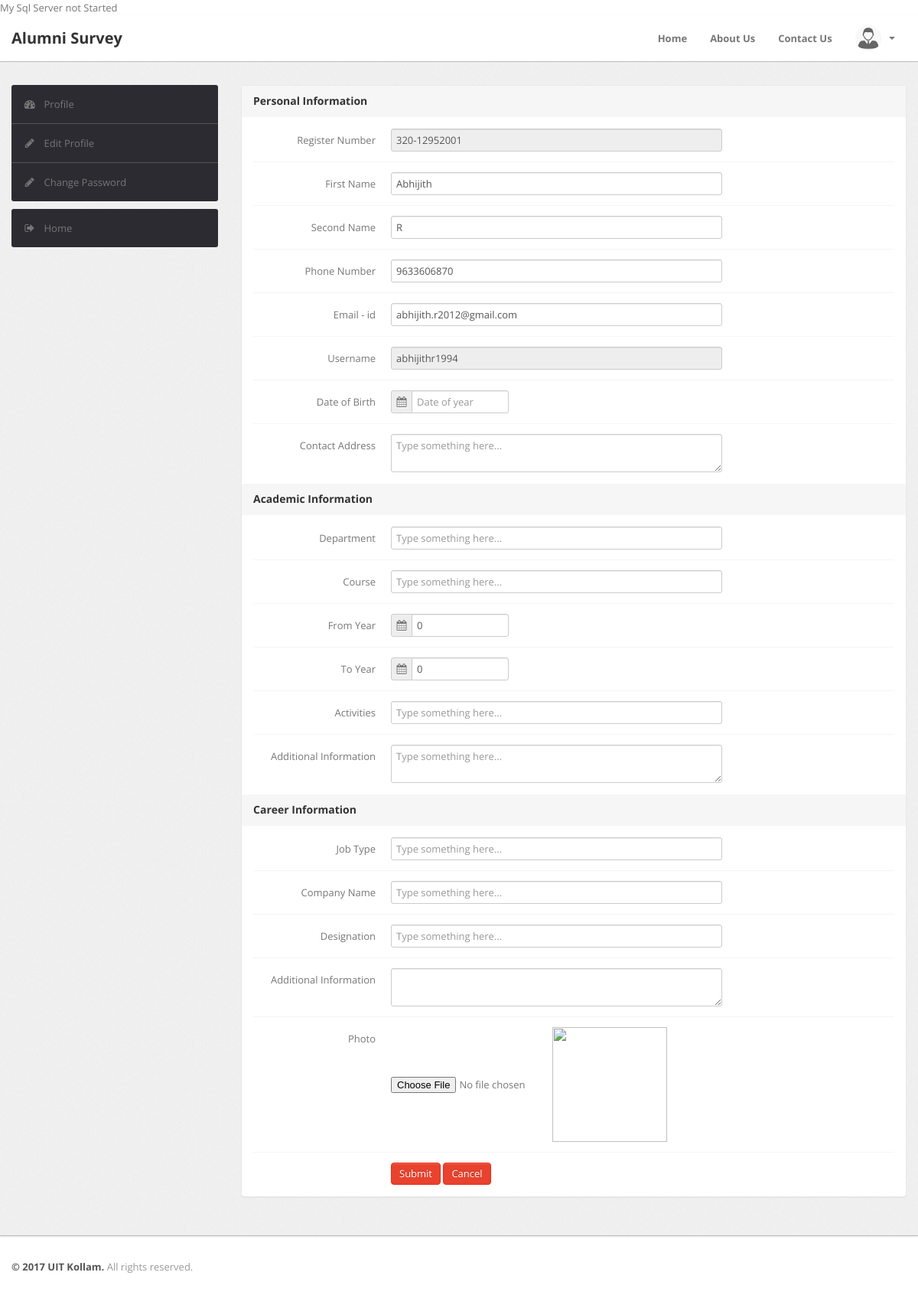
Page /webpage/alumni/profile_alumni.php (signed in) on the committed database.
### tables this page shows
CREATE TABLE IF NOT EXISTS `tbl_signup` (
  `aid` int(11) NOT NULL AUTO_INCREMENT,
  `id` int(11) NOT NULL,
  `register_no` varchar(20) NOT NULL,
  `fname` varchar(20) NOT NULL,
  `sname` varchar(20) NOT NULL,
  `mail` varchar(50) NOT NULL,
  `phone` varchar(14) NOT NULL,
  `gender` varchar(10) NOT NULL,
  `dob` varchar(20) NOT NULL,
  `address` varchar(150) NOT NULL,
  PRIMARY KEY (`aid`)
);

CREATE TABLE IF NOT EXISTS `tbl_alumniacad` (
  `aid` int(11) NOT NULL AUTO_INCREMENT,
  `id` int(11) NOT NULL,
  `register_no` varchar(20) NOT NULL,
  `dprt` varchar(30) NOT NULL,
  `course` varchar(20) NOT NULL,
  `fyear` int(11) NOT NULL,
  `tyear` int(11) NOT NULL,
  `activity` varchar(30) NOT NULL,
  `addinfo` varchar(100) NOT NULL,
  PRIMARY KEY (`aid`)
);

CREATE TABLE IF NOT EXISTS `tbl_alumnicareer` (
  `aid` int(11) NOT NULL AUTO_INCREMENT,
  `id` int(11) NOT NULL,
  `register_no` varchar(20) NOT NULL,
  `jobtype` varchar(20) NOT NULL,
  `compname` varchar(30) NOT NULL,
  `desgination` varchar(30) NOT NULL,
  `addinfo` varchar(100) NOT NULL,
  `photo` varchar(20) NOT NULL,
  PRIMARY KEY (`aid`)
);

### webpage/alumni/profile_alumni.php (the view, shortened to what this page needs)
<?php
	$viewsql="SELECT t1.register_no,t1.fname,t1.sname,t1.mail,t1.phone,t1.gender,t1.dob,t1.address,t2.username,t2.password,t2.type FROM tbl_signup AS t1 INNER JOIN tbl_login AS t2 ON t1.id=t2.id WHERE t1.register_no='".$_SESSION["register_no"]."'";
	$viewresult=mysql_query($viewsql);
    $row=mysql_fetch_array($viewresult);
	$balsql="SELECT t1.register_no,t1.dprt,t1.course,t1.fyear,t1.tyear,t1.activity,t1.addinfo,t2.register_no,t2.jobtype,t2.compname,t2.desgination,t2.addinfo,t2.photo FROM tbl_alumniacad AS t1 INNER JOIN tbl_alumnicareer AS t2 ON t1.register_no=t2.register_no WHERE t1.register_no='".$_SESSION["register_no"]."' ";
	$viewrsbal=mysql_query($balsql);
	$rowbal=mysql_fetch_array($viewrsbal);
?>
<!DOCTYPE html PUBLIC "-//W3C//DTD XHTML 1.0 Transitional//EN" "http://www.w3.org/TR/xhtml1/DTD/xhtml1-transitional.dtd">
<html xmlns="http://www.w3.org/1999/xhtml">
<head>
<head>
	<link type="text/css" href="../../bootstrap/css/bootstrap.min.css" rel="stylesheet">
	<link type="text/css" href="../../bootstrap/css/bootstrap-responsive.min.css" rel="stylesheet">
    <link type="text/css" href="../../bootstrap/css/datepicker.css" rel="stylesheet">
	<link type="text/css" href="../../css/theme.css" rel="stylesheet">
	<link type="text/css" href="../../images/icons/css/font-awesome.css" rel="stylesheet">
</head>
<body>
<div class="navbar navbar-fixed-top" style="position:fixed;">
		<div class="navbar-inner">
                <div class="container">
			        <?php include_once("/sidemenu/top.php");?>
                </div>
            </div>
	</div>
<div class="wrapper">
		<div class="container">
			<div class="row">
				<div class="span3">
                        <?php include_once("/sidemenu/profile_sidemenu.php");?>
                    </div>
				<div class="span9">
					<div class="content">
						<div class="module">
                        <form class="form-horizontal row-fluid" method="post" enctype="multipart/form-data">
                        	<div class="module-head">
								<h3>Personal Information</h3>
							</div>
                            <div class="module-body">
                            	<div class="control-group">
											<label class="control-label" >Register Number</label>
											<div class="controls">
												<input type="text" id="register_no" name="register_no" placeholder="You can't type something here..." class="span8" value="<?php echo $row["register_no"] ?>" disabled>
											</div>
										</div>
                                        <div class="control-group">
											<label class="control-label" >First Name</label>
											<div class="controls">
												<input type="text" id="fname" name="fname" class="span8" value="<?php echo $row["fname"] ?>">
											</div>
										</div>
                                        <div class="control-group">
											<label class="control-label" >Second Name</label>
											<div class="controls">
												<input type="text" id="sname" name="sname" placeholder="You can't type something here..." class="span8"  value="<?php echo $row["sname"] ?>" >
											</div>
										</div>
                                        <div class="control-group">
											<label class="control-label" >Phone Number</label>
											<div class="controls">
												<input type="text" id="phone" name="phone" placeholder="You can't type something here..." class="span8"  value="<?php echo $row["phone"] ?>" >
											</div>
										</div>
                                        <div class="control-group">
											<label class="control-label" >Email - id</label>
											<div class="controls">
												<input type="text" id="mail" name="mail" placeholder="You can't type something here..." class="span8" value="<?php echo $row["mail"] ?>" >
											</div>
										</div>
                                        <div class="control-group">
											<label class="control-label" >Username</label>
											<div class="controls">
												<input type="text" id="username" name="username" placeholder="You can't type something here..." class="span8" value="<?php echo $row["username"] ?>" disabled>
											</div>
										</div>
                                        <div class="control-group">
											<label class="control-label" >Date of Birth</label>
											<div class="controls">
												<div class="input-prepend">
												<span class="add-on"><i class="icon-calendar"></i></span>                  			 													<input  class="span8" name="dob" type="text" placeholder="Date of year"        id="datepicker" value="<?php echo $row["dob"] ?>">
												</div>
											</div>
										</div>
                                        <div class="control-group">
									<label class="control-label" >Contact Address</label>
										<div class="controls">
                                          <textarea class="span8" id="address" name="address" placeholder="Type something here..."><?php echo $row["address"] ?></textarea>
										</div>
								</div>
                            </div>
                            <div class="module-head">
								<h3>Academic Information</h3>
							</div>
                            <div class="module-body">
                            	<div class="control-group">
									<label class="control-label" >Department</label>
										<div class="controls">
											<input type="text" id="dprt" name="dprt" placeholder="Type something here..." class="span8" value="<?php echo $rowbal["dprt"] ?>" >
										</div>
								</div>
                                <div class="control-group">
									<label class="control-label" >Course</label>
										<div class="controls">
											<input type="text" id="course" name="course" placeholder="Type something here..." class="span8" value="<?php echo $rowbal["course"] ?>">
										</div>
								</div>
                                 <div class="control-group">
											<label class="control-label" >From Year</label>
											<div class="controls">
												<div class="input-prepend">
													<span class="add-on"><i class="icon-calendar"></i></span>
                                                <input  class="span8" name="fyear" type="text" placeholder="From Year"  id="datepickerfrom" value="<?php echo $rowbal["fyear"] ?>">
												</div>
											</div>
										</div>
                                 <div class="control-group">
											<label class="control-label" >To Year</label>
											<div class="controls">
												<div class="input-prepend">
													<span class="add-on"><i class="icon-calendar"></i></span>
                                                 <input  class="span8" name="tyear" type="text" placeholder="To Year"  id="datepickerto" value="<?php echo $rowbal["tyear"] ?>">
												</div>
											</div>
										</div>
                                 <div class="control-group">
									<label class="control-label" >Activities</label>
										<div class="controls">
											<input type="text" id="activity" name="activity" placeholder="Type something here..." class="span8" value="<?php echo $rowbal["activity"] ?>">
										</div>
								</div>
                                 <div class="control-group">
									<label class="control-label" >Additional Information</label>
										<div class="controls">
                                          <textarea class="span8" id="addinfo" name="addinfo" placeholder="Type something here..."><?php echo $rowbal["addinfo"] ?></textarea>
										</div>
								</div>
                            </div>
							<div class="module-head">
								<h3>Career Information</h3>
							</div>
							<div class="module-body">
										<div class="control-group">
											<label class="control-label" >Job Type</label>
											<div class="controls">
												<input type="text" id="jobtype" name="jobtype" placeholder="Type something here..." class="span8" value="<?php echo $rowbal["jobtype"] ?>">
											</div>
										</div>
                                        <div class="control-group">
											<label class="control-label" >Company Name</label>
											<div class="controls">
												<input type="text" id="cname" name="cname" placeholder="Type something here..." class="span8" value="<?php echo $rowbal["compname"] ?>">
											</div>
										</div>
                                        <div class="control-group">
											<label class="control-label" >Designation</label>
											<div class="controls">
												<input type="text" id="desgn" name="desgn" placeholder="Type something here..." class="span8" value="<?php echo $rowbal["desgination"] ?>">
											</div>
										</div>
                                        <div class="control-group">
											<label class="control-label" >Additional Information</label>
											<div class="controls">
                                              <textarea class="span8" id="addinfor" name="addinfor" placeholder="Type something here..." value="">   <?php echo $rowbal["addinfo"] ?>
                                              </textarea>
											</div>
										</div>
                                        <div class="control-group">
											<label class="control-label" >Photo</label>
											<div class="controls">
												<input type="file" id="photo" name="photo" placeholder="upload" class="span4" >
                                                 <img width="150" height="180" src="<?php echo $rowbal["photo"];?>"/>
											</div>
										</div>
                                        <div class="control-group">
											<div class="controls">
												<button type="submit" name="submit" class="btn btn-danger">Submit</button>
                                                <button type="submit" name="cancel" class="btn btn-danger">Cancel</button>
											</div>
										</div>
                                      </div>
								 </form>
							</div>
						</div>
					</div>
				</div>
			</div>
		</div>
<div class="footer">
		<div class="container">
			<b class="copyright">&copy; 2017 UIT Kollam.</b> All rights reserved.
		</div>
	</div>
</body>
</html>

### css/theme.css (style rules this page uses)
body { font-size: 13px; font-family: 'Open Sans', Arial, sans-serif; background: #fff; color: #777 }
h1, h2, h3, h4, h5, h6 { color: #333; margin-top: 0 }
h3 { font-size: 20px }
strong, b { color: #555 }
.wrapper { background: url(../images/bg.png) #eee; border-bottom: 1px solid #bbb; -webkit-box-shadow: 0 1px 2px rgba(0,0,0,0.1); -moz-box-shadow: 0 1px 2px rgba(0,0,0,0.1); box-shadow: 0 1px 2px rgba(0,0,0,0.1); padding: 30px 0 }
.footer { color: #999; padding: 30px 0 60px }
form { margin: 0 }
select, textarea, input[type="text"], input[type="password"], input[type="datetime"], input[type="datetime-local"], input[type="date"], input[type="month"], input[type="time"], input[type="week"], input[type="number"], input[type="email"], input[type="url"], input[type="search"], input[type="tel"], input[type="color"], .uneditable-input, label, input, button, select, textarea { -webkit-border-radius: 3px; -moz-border-radius: 3px; border-radius: 3px; font-size: 13px; font-family: 'Open Sans', Tahoma, Arial, sans-serif }
.input-append input, .input-prepend input, .input-append select, .input-prepend select, .input-append .uneditable-input, .input-prepend .uneditable-input { -webkit-border-radius: 0 3px 3px 0; -moz-border-radius: 0 3px 3px 0; border-radius: 0 3px 3px 0 }
.input-append input, .input-append select, .input-append .uneditable-input, .input-prepend .add-on:first-child, .input-prepend .btn:first-child { -webkit-border-radius: 3px 0 0 3px; -moz-border-radius: 3px 0 0 3px; border-radius: 3px 0 0 3px }
.input-append .add-on, .input-prepend .add-on, .input-append .btn, .input-prepend .btn, .input-append .btn-group>.dropdown-toggle, .input-prepend .btn-group>.dropdown-toggle { -webkit-border-radius: 0; -moz-border-radius: 0; border-radius: 0 }
body [class^="icon-"], body [class*=" icon-"] { font-size: 14px; line-height: 20px; height: 20px }
.module { background: #fff; -webkit-border-radius: 3px; -moz-border-radius: 3px; border-radius: 3px; border: 1px solid #ccc; border-bottom-color: #bbb; -webkit-box-shadow: 0 0 1px rgba(0,0,0,0.2); -moz-box-shadow: 0 0 1px rgba(0,0,0,0.2); box-shadow: 0 0 1px rgba(0,0,0,0.2); margin-bottom: 30px }
.form-horizontal .control-group, .form-vertical .control-group { margin-bottom: 0 }
.form-horizontal .control-group+.control-group, .form-vertical .control-group+.control-group { margin-top: 13px; padding-top: 13px; border-top: 1px solid #f5f5f5 }
.navbar { position: static!important; margin: 0!important }
.navbar .navbar-inner { background: #fff; border-bottom: 1px solid #bbb; -webkit-box-shadow: 0 1px 2px rgba(0,0,0,0.15); -moz-box-shadow: 0 1px 2px rgba(0,0,0,0.15); box-shadow: 0 1px 2px rgba(0,0,0,0.15) }
.btn, .btn-box { -webkit-border-radius: 3px; -moz-border-radius: 3px; border-radius: 3px }
.btn { font-size: 13px; font-weight: 600 }
.btn { display: inline-block; margin-bottom: 0; font-weight: 400; text-align: center; vertical-align: middle; cursor: pointer; background-image: none; border: 1px solid transparent; white-space: nowrap; padding: 4px 10px; font-size: 13px; line-height: 1.42857; border-radius: 4px; -webkit-user-select: none; -moz-user-select: none; -ms-user-select: none; user-select: none }
.btn-danger { color: #fff; background-color: #e9422e; border-color: #e52e18 }
.module { box-shadow: 0 0 3px rgba(0,0,0,.1); border-color: #e9e9e9; margin-bottom: 20px; background-color: #fff; border-radius: 4px; -webkit-box-shadow: 0 1px 1px rgba(0,0,0,.05); box-shadow: 0 1px 1px rgba(0,0,0,.05); }
.module-head { color: #767676; background-color: #f6f6f6; border-color: #e9e9e9; padding: 10px 15px; border-bottom: 1px solid transparent; border-top-right-radius: 3px; border-top-left-radius: 3px; }
.module-head h3 { font-size: 14px; line-height: 20px; height: 20px; margin: 0 }
.module-body { padding: 15px }

### rows in the picture
tbl_signup: register_no "320-12952001", fname "Abhijith", sname "R", phone "9633606870", mail "abhijith.r2012@gmail.com", username "abhijithr1994"
tbl_alumniacad: fyear "0", tyear "0"
